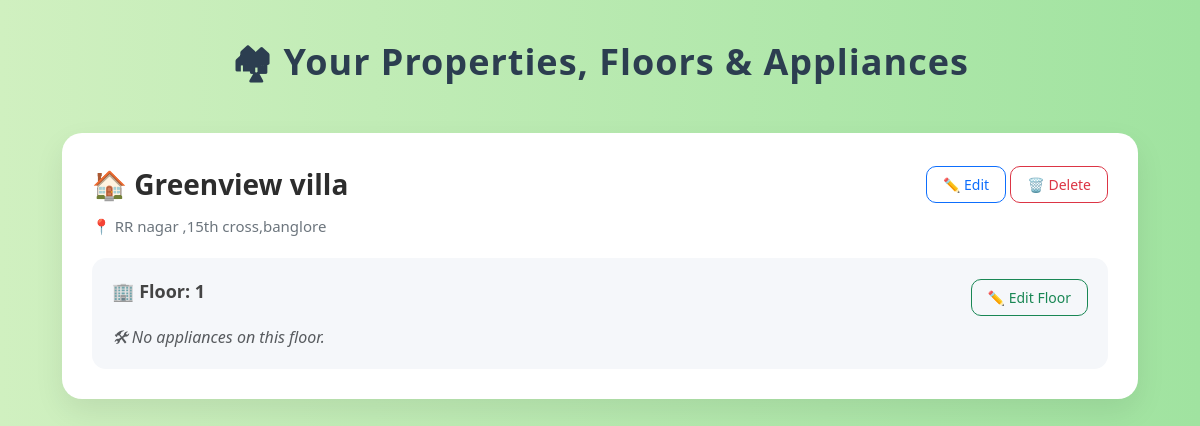
Screenshot of /view_properties (signed in) with the database file from the repository.
### app/models.py (models this page shows)
class Property(Base):
    __tablename__ = "properties"
    id = Column(Integer, primary_key=True, index=True)
    name = Column(String(255), nullable=False)
    address = Column(String(255), nullable=False)
    property_type = Column(String(100), nullable=True)
    owner_id = Column(Integer, ForeignKey("users.id"))
    manager_id = Column(Integer, ForeignKey("users.id"), nullable=True)
    owner = relationship("User", back_populates="properties_owned", foreign_keys=[owner_id])
    manager = relationship("User", back_populates="properties_managed", foreign_keys=[manager_id])
    tenants = relationship("User", back_populates="properties_as_tenant", foreign_keys=[User.property_id])
    appliances = relationship("Appliance", back_populates="property", cascade="all, delete-orphan")
    floors = relationship("Floor", back_populates="property", cascade="all, delete-orphan")
    tenant_queries = relationship("TenantQuery", back_populates="property")
    issues = relationship("Issue", back_populates="property")
    __table_args__ = (UniqueConstraint('name', 'address', name='uix_name_address'),)

class Floor(Base):
    __tablename__ = "floors"
    id = Column(Integer, primary_key=True, index=True)
    floor_number = Column(String(50), nullable=False)
    property_id = Column(Integer, ForeignKey("properties.id"), nullable=False)
    floor_plan = Column(String(255), nullable=True)
    extracted_details = Column(Text, nullable=True)
    property = relationship("Property", back_populates="floors")
    appliances = relationship("Appliance", back_populates="floor", cascade="all, delete-orphan")

### app/routes/dashboard_routes.py (the view)
@router.get("/view_properties", response_class=HTMLResponse)
def view_properties(request: Request, user=Depends(get_current_user), db: Session = Depends(get_db)):
    if user.role != "owner":
        raise HTTPException(status_code=403, detail="Unauthorized")
    properties = crud.get_properties_by_owner(db, user.id)
    appliances_per_property = {}
    floors_per_property = {}
    for prop in properties:
        appliances = crud.get_appliances_by_property(db, prop.id)
        floors = crud.get_floors_by_property(db, prop.id)
        for floor in floors:
            floor.appliances = [appliance for appliance in appliances if appliance.floor_id == floor.id]
        appliances_per_property[prop.id] = appliances
        floors_per_property[prop.id] = floors
    return templates.TemplateResponse("view_properties.html", {
        "request": request,
        "user": user,
        "properties": properties,
        "appliances_per_property": appliances_per_property,
        "floors_per_property": floors_per_property
    })

### app/templates/view_properties.html (shortened to what this page needs)
<!DOCTYPE html>
<html lang="en">
<head>
  <link href="https://cdn.jsdelivr.net/npm/bootstrap@5.3.3/dist/css/bootstrap.min.css" rel="stylesheet">
</head>
<body>
  <div class="container">
    <h2 class="page-title">🏘 Your Properties, Floors & Appliances</h2>
    {% for property in properties %}
      <div class="property-card">
        <div class="property-header">
          <div class="property-title">🏠 {{ property.name }}</div>
          <div>
            <a href="/edit_property/{{ property.id }}" class="btn btn-sm btn-outline-primary">✏️ Edit</a>
            <form action="/delete_property/{{ property.id }}" method="post" class="d-inline" onsubmit="return confirm('Delete this property?');">
              <button type="submit" class="btn btn-sm btn-outline-danger">🗑️ Delete</button>
            </form>
          </div>
        </div>
        <div class="property-address">📍 {{ property.address }}</div>
        {% if floors_per_property[property.id] %}
          {% for floor in floors_per_property[property.id] %}
            <div class="floor-section">
              <div class="d-flex justify-content-between align-items-center mb-2">
                <div class="floor-title">🏢 Floor: {{ floor.floor_number|capitalize }}</div>
                <a href="/edit_floor/{{ floor.id }}" class="btn btn-sm btn-outline-success">✏️ Edit Floor</a>
              </div>
              {% if floor.appliances %}
                {% for appliance in floor.appliances %}
                  <div class="appliance-box">
                    <div class="d-flex align-items-center">
                      <img src="{% if appliance.front_image %}
                                   {{ url_for('static', path='uploads/' ~ appliance.front_image) }}
                                 {% else %}
                                   {{ url_for('static', path='uploads/default_appliance.jpg') }}
                                 {% endif %}"
                           alt="{{ appliance.name }} Front"
                           class="appliance-thumbnail">
                      <div class="flex-grow-1 ms-3">
                        <div class="d-flex justify-content-between align-items-center">
                          <div class="appliance-title">📺 {{ appliance.name }} ({{ appliance.model }})</div>
                          <div>
                            <a href="/edit_appliance/{{ appliance.id }}" class="btn btn-sm btn-outline-secondary">✏️ Edit</a>
                            <form action="/delete_appliance/{{ appliance.id }}" method="post" class="d-inline" onsubmit="return confirm('Delete this appliance?');">
                              <button type="submit" class="btn btn-sm btn-outline-danger">🗑️ Delete</button>
                            </form>
                          </div>
                        </div>
                        <div class="row mt-2">
                          <div class="col-md-6">
                            <strong>🎨 Color:</strong> {{ appliance.color }}<br>
                            <strong>⚙️ Status:</strong> {{ appliance.status }}
                          </div>
                          <div class="col-md-6">
                            <strong>📍 Location:</strong> {{ appliance.location }}<br>
                            <strong>📆 Warranty:</strong>
                              {% if appliance.warranty_expiry %}
                                {{ appliance.warranty_expiry.strftime('%b %d, %Y') }}
                              {% else %}
                                N/A
                              {% endif %}
                          </div>
                        </div>
                        <a href="/appliance/{{ appliance.id }}" class="btn btn-outline-primary w-100 mt-2">
                          View Details
                        </a>
                      </div>
                    </div>
                  </div>
                {% endfor %}
              {% else %}
                <div class="text-muted">🛠 No appliances on this floor.</div>
              {% endif %}
            </div>
          {% endfor %}
        {% else %}
          <div class="text-muted">🚫 No floors added for this property.</div>
        {% endif %}
      </div>
    {% endfor %}
  </div>
</body>
</html>

### app/templates/view_properties.html (style rules this page uses)
body { background: linear-gradient(to right, #d0f0c0, #a0e3a0); font-family: 'Segoe UI', Tahoma, Geneva, Verdana, sans-serif; padding: 40px 15px; margin: 0; }
.container { max-width: 1100px; margin: auto; }
h2.page-title { text-align: center; font-size: 36px; font-weight: bold; margin-bottom: 50px; color: #2c3e50; letter-spacing: 1px; }
.property-card { background-color: #ffffff; border-radius: 20px; box-shadow: 0 12px 30px rgba(0, 0, 0, 0.08); padding: 30px; margin-bottom: 40px; transition: transform 0.3s ease, box-shadow 0.3s ease; }
.property-header { display: flex; justify-content: space-between; align-items: center; margin-bottom: 10px; }
.property-title { font-size: 28px; font-weight: 700; color: #2d2d2d; }
.property-address { font-size: 15px; color: #6c757d; margin-bottom: 20px; }
.floor-section { background-color: #f5f7fa; border-radius: 14px; padding: 20px; margin-top: 15px; }
.floor-title { font-weight: 600; font-size: 18px; color: #444; margin-bottom: 12px; }
.btn-outline-primary, .btn-outline-danger, .btn-outline-success, .btn-outline-secondary { border-radius: 10px; padding: 7px 16px; font-size: 14px; transition: all 0.3s ease; }
.text-muted { font-style: italic; color: #7a7a7a; }

### rows the page displays
Property: name "Greenview villa", address "RR nagar ,15th cross,banglore"
Floor: floor_number "1"
